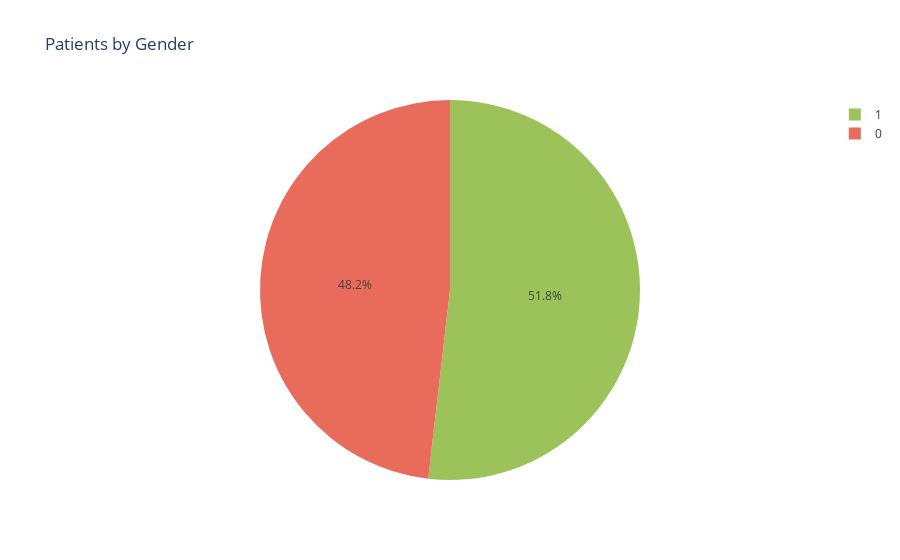

Write notebook code for a chart like this one.
### Code cell
# patients by gender
import plotly.offline as pyo
labels = nd['SEX'].value_counts().index
values = nd['SEX'].value_counts().values

colors = ['#eba796', '#96ebda']

fig = {'data' : [{'type' : 'pie',
                  'name' : "Patients by Gender: Pie chart",
                 'labels' : nd['SEX'].value_counts().index,
                 'values' : nd['SEX'].value_counts().values,
                 'direction' : 'clockwise',
                 'marker' : {'colors' : ['#9cc359', '#e96b5c']}}], 'layout' : {'title' : 'Patients by Gender'}}

pyo.iplot(fig)

### Figure 1 — Plotly figure (JSON) as saved in the notebook; plotly's stock layout.template omitted (floating-point values rounded to 4 significant figures)
{"data": [{"direction": "clockwise", "labels": [1, 0], "marker": {"colors": ["#9cc359", "#e96b5c"]}, "name": "Patients by Gender: Pie chart", "type": "pie", "values": [850, 790]}], "layout": {"autosize": true, "title": {"text": "Patients by Gender"}}}
